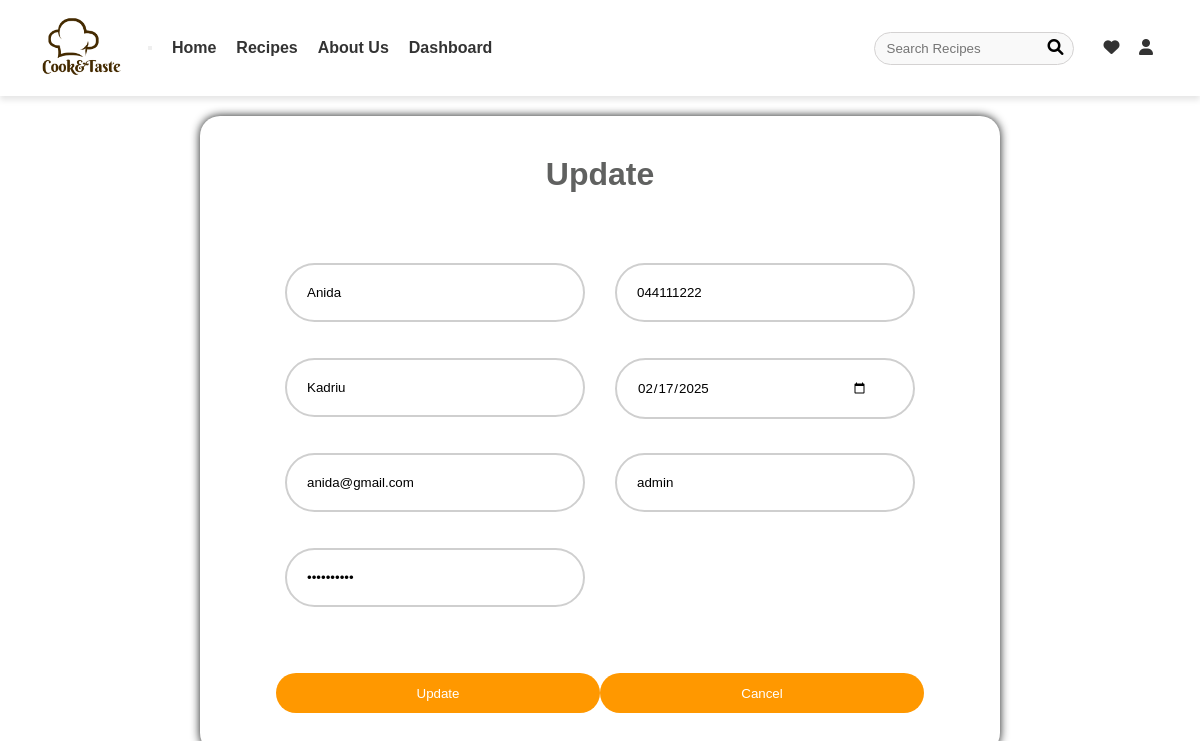
Screenshot of /views/updateUser.php?id=17 with the database file from the repository.
### tables this page shows
CREATE TABLE `users` (
  `id` int(11) NOT NULL,
  `firstName` varchar(50) NOT NULL,
  `lastName` varchar(50) NOT NULL,
  `email` varchar(100) NOT NULL,
  `password` varchar(255) NOT NULL,
  `phoneNumber` varchar(15) DEFAULT NULL,
  `birthDate` date DEFAULT NULL,
  `role` varchar(20) DEFAULT 'user'
);

### repository/UserRepository.php (called while the page is built, shortened)
<?php
class UserRepository {
    private $connection;
    function __construct() {
        $db = new DatabaseConnection();
        $this->connection = $db->startConnection();
    }
    function getUserById($id) {
        $conn = $this->connection;
        $sql = "SELECT * FROM users WHERE id=?";
        $statement = $conn->prepare($sql);
        $statement->execute([$id]);
        return $statement->fetch();
    }
}
?>

### views/updateUser.php (the view, shortened to what this page needs)
<?php
include_once '../repository/UserRepository.php';
$hide = "";
    if(isset($_SESSION['role'])) {
        if ($_SESSION['role'] == "admin")
        $hide = "";
    else
        $hide = "hide";
    } else {
        $hide = "hide";
    }
    $userId = isset($_GET['id']) ? $_GET['id'] : null;
    if ($userId !== null) {
        $userRepository = new UserRepository();
        $user = $userRepository->getUserById($userId);
    } else {
        echo "Error: 'id' is not set in the URL.";
    }
?>
<!DOCTYPE html>
<html lang="en">
<head>
    <link rel="stylesheet" href="https://cdnjs.cloudflare.com/ajax/libs/font-awesome/4.7.0/css/font-awesome.min.css">
    <link rel="stylesheet" href="../Css/form.css">
    <link rel="stylesheet" href="https://cdnjs.cloudflare.com/ajax/libs/font-awesome/6.0.0-beta3/css/all.min.css">
</head>
<body>
<nav class="navbar">
    <div class="navbar-container">
        <a class="navbar-brand" href="../views/home.php">
            <img src="../Images/brandL.png" alt="Cook&Taste Logo">
        </a>
        <button class="navbar-toggler" onclick="toggleNav()">
        </button>
        <div class="navbar-links" id="navbarLinks">
        <ul class="navbar-nav">
    <li><a class="nav-link" href="../views/home.php">Home</a></li>
    <li class="dropdown">
        <a class="nav-link" href="#" id="navbarDropdown">Recipes</a>
    </li>
    <li><a class="nav-link" href="../views/aboutus.php">About Us</a></li>
    <li><a class="nav-link" href="../views/dashboard.php"class="<?php echo $hide ?>">Dashboard</a></li>
      </ul>
        </div>
        <div class="search-container">
            <input type="text" id="searchInput" placeholder="Search Recipes">
            <a href="#" id="searchIcon">
                <i class="fa fa-search"></i>
            </a>
        </div>
        <div class="icons">
            <a href="#" id="favoriteIcon" title="Favorites">
                <i class="fa fa-heart"></i>
            </a>
            <a href="#" id="profileIcon" title="Profile" onclick="toggleModal()">
                <i class="fa fa-user"></i>
            </a>
        </div>
    </div>
</nav>
    <div class="container">
        <div class="form-box">
            <form action=""  method="POST" enctype="multipart/form-data">
            <h1>Update</h1>
                <div class="input-group">
                    <div class="input-group-left">
                    <div class="input-field left">
                    <input type="text" name="firstName" value="<?=$user['firstName']?>" placeholder="First Name" id="firstName">
                    </div>
                    <div class="input-field left">
                    <input type="text" name="lastName" value="<?=$user['lastName']?>" placeholder="Last name" id="lastName">
                    </div>
                    <div class="input-field left">
                        <input type="text" name="email"  value="<?=$user['email']?>" placeholder="Email" id="email">
                    </div>
                    <div class="input-field left">
                    <input type="password" name="password"  value="<?=$user['password']?>" placeholder="Password" id="password">
                    </div>
                    </div>
                <div class="input-group-right">
                <div class="input-field right">
                        <input type="text" name="phoneNumber"  value="<?=$user['phoneNumber']?>" placeholder="Phone Number" id="phoneNumber">
                    </div>
                    <div class="input-field right">
                        <input type="date" name="birthDate"  value="<?=$user['birthDate']?>" placeholder="Birth Date" id="birthDate">
                    </div>
                    <div class="input-field right">
                    <input type="text" name="role"  value="<?=$user['role']?>" placeholder="Role" id="role">
                    </div>
                </div>
                </div>
                <div class="btn-group">
    <button type="submit" name="submitBtn" id="submitBtn" style="background-color: #ff9800; color: white;">Update</button>
    <button type="button" onclick="window.location.href='../views/userTable.php'" name="cancelBtn" id="cancel" style="background-color: #ff9800; color: white;">Cancel</button>
                </div>
            </form>
        </div>
    </div>
</body>
</html>

### Css/form.css (style rules this page uses)
* { margin: 0; padding: 0; font-family: "Poppins", sans-serif; box-sizing: border-box; }
body { font-family: 'Arial', sans-serif; text-align: left; margin: 0; padding: 0; }
.navbar { background-color: #fff; box-shadow: 0 4px 6px rgba(0, 0, 0, 0.1); padding: 1rem 2rem; width: 100%; position: relative; z-index: 10; }
.navbar-container { display: flex; justify-content: space-between; align-items: center; width: 100%; }
.navbar-brand { margin-right: 20px; }
.navbar-brand img { height: 60px; width: auto; }
.navbar-links { display: flex; align-items: center; justify-content: flex-start; }
.navbar-nav { display: flex; list-style: none; margin-left: 20px; }
.navbar-nav .nav-link { font-weight: bold; margin-right: 20px; color: #333; text-decoration: none; transition: color 0.3s ease; }
.navbar-nav .dropdown { position: relative; border-radius: 0; }
.search-container { position: relative; margin-left: auto; }
#searchInput { width: 200px; padding: 8px 12px; border: 1px solid #d4d2d2;; border-radius: 20px; outline: none; background-color: #f9f9f9; transition: width 0.4s ease; }
#searchIcon { position: absolute; right: 10px; top: 50%; transform: translateY(-50%); cursor: pointer; color: #000000; }
.icons { margin-left: 15px; }
.icons a { margin-left: 15px; color: #333; text-decoration: none; }
.container { width: 100%; background-position: center; background-color: transparent; background-size: cover; display: flex; flex-direction: column; justify-content: center; align-items: center; }
.form-box h1 { margin-bottom: 40px; margin-top: 20px; gap: 14px; color: rgb(96, 97, 96); text-align: center; }
.form-box .input-field { margin: 30px 0; }
.input-field { width: 300px; background: transparent; margin: 15px 15px 30px 15px; border-radius: 3px; display: flex; align-items: center; max-height: 65px; transition: max-height 0.5s; overflow: hidden; }
.input-field.left { margin-right: 15px; display: flex; flex-direction: column; }
.input-field.right { margin-left: 15px; display: flex; flex-direction: column; }
.input-group { display: flex; flex-wrap: wrap; justify-content: center; }
.input-group input { width: 300px; height: 100%; background: transparent; border: none; outline: none; border: 2px solid rgba(19, 18, 18, 0.2); border-radius: 40px; color: #000000; padding: 20px 45px 20px 20px; }
.input-group input::placeholder { color: #000000; }
input { background: transparent; border: 0; outline: 0; padding: 20px 15px; }
.btn-group { margin-top: 10px; width: 100%; display: flex; justify-content: center; padding: 20px; }
.btn-group button { flex-basis: 45%; background: rgb(77, 165, 138); color: #fff; height: 40px; border-radius: 20px; border: 0; outline: 0; cursor: pointer; }
.input-group { height: fit-content; }
.form-box { margin-bottom: 20px; }
.form-box { justify-content: center; align-items: center; margin-top: 20px; padding: 20px; border-radius: 20px; background: transparent; backdrop-filter: blur(20px); box-shadow: 0 0 10px #161818; width: 800px; }

### rows the page displays
users: firstName "Anida", lastName "Kadriu", email "anida@gmail.com", phoneNumber "044111222", birthDate "02/17/2025", role "admin"
